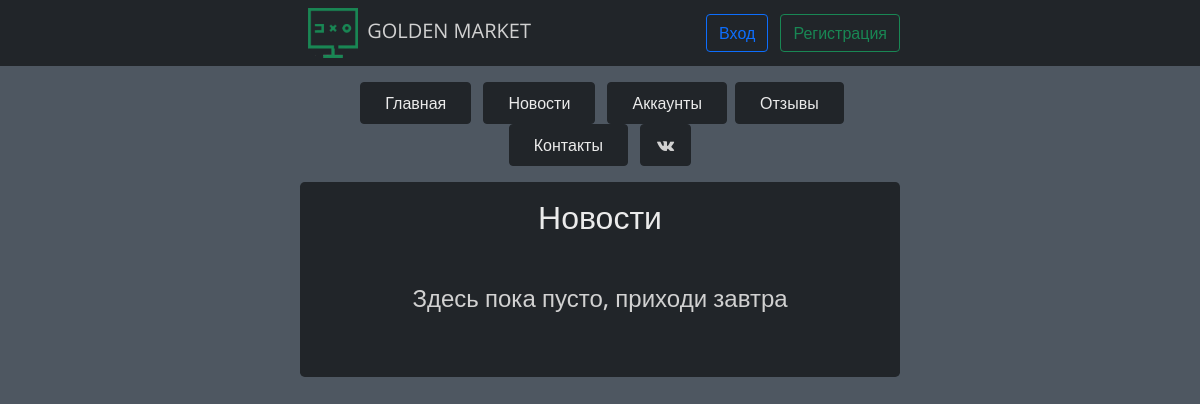
The app's page /news, older data.
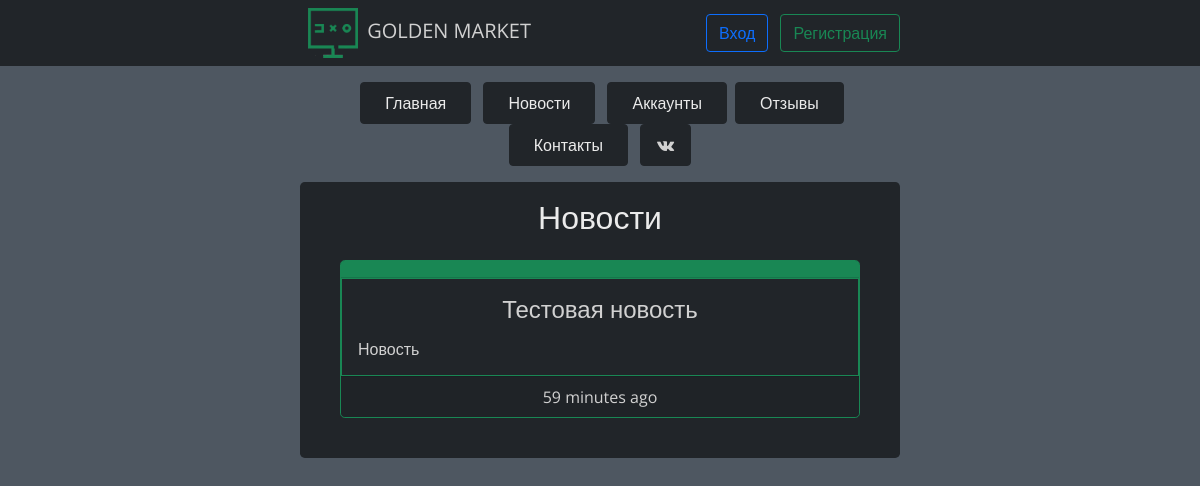
The same page, newer data.
### data/news.py (models this page shows)
class News(SqlAlchemyBase, UserMixin):  # таблица новостей
    __tablename__ = 'news'
    id = sqlalchemy.Column(sqlalchemy.Integer,
                           primary_key=True, autoincrement=True)
    title = sqlalchemy.Column(sqlalchemy.String, nullable=True)
    content = sqlalchemy.Column(sqlalchemy.String, nullable=True)
    created_date = sqlalchemy.Column(sqlalchemy.DateTime,
                                     default=datetime.datetime.now().date())
    user_id = sqlalchemy.Column(sqlalchemy.Integer,
                                sqlalchemy.ForeignKey("users.id"))
    user = orm.relation('User')

### main.py (the view)
@app.route('/news', methods=['GET', 'POST'])  # страница новостей
def news():
    global edit_mode
    db_sess = db_session.create_session()
    news_all = db_sess.query(News)  # получение таблицы новостей из базы данных
    arr = []  # список для новостей
    for item in news_all:
        delta = datetime.datetime.now() - item.created_date
        if delta.days != 0:
            arr.append([item.title, item.content, delta.days, 'days', item.id])
        elif int(str(delta).split()[0].split(':')[0]) != 0:
            arr.append(
                [item.title, item.content, int(str(delta).split()[0].split(':')[0]), 'hours',
                 item.id])
        else:
            arr.append([item.title, item.content,
                        int(str(delta).split()[0].split(':')[1]), 'minutes', item.id])
        if current_user.is_authenticated:
            return render_template('news.html', title='Новости', news=arr[::-1],
                                   photo=current_user.photo, edit_mode=edit_mode, ADMINS=ADMINS)
    return render_template('news.html', title='Новости', news=arr[::-1],
                           ADMINS=ADMINS)

### data/db_session.py (called while the page is built)
def create_session() -> Session:
    global __factory
    return __factory()

### templates/news.html (shortened to what this page needs)
{% extends "base.html" %}
{% block content %}
<div class="container w-50 bg-dark rounded-3 mt-3 p-3 text-center">
    <h2 class="mb-3 simple-btn">Новости</h2>
    {% if news %}
    {% for item in news %}
    <div class="card text-center m-4 bg-dark rounded-3 border-success">
        <div class="card-header bg-success">
        </div>
        <div class="card-body border border-success">
            <h4 class="card-title mb-3">{{ item[0] }}</h4>
            <h6 class="card-text mx-auto text-start">{{ item[1] }}</h6>
        </div>
        <div class="card-footer">
            {{ item[2] }} {{ item[3] }} ago
        </div>
    </div>
    {% endfor %}
    {% else %}
    <h4 class="my-5">Здесь пока пусто, приходи завтра</h4>
    {% endif%}
</div>
{% endblock %}

Row changes from the older to the newer data that the page shows:
added News: title "Тестовая новость", content "Новость", item "59", item "minutes"
Text that changed along with them:
text no longer shown: "Здесь пока пусто, приходи завтра"
